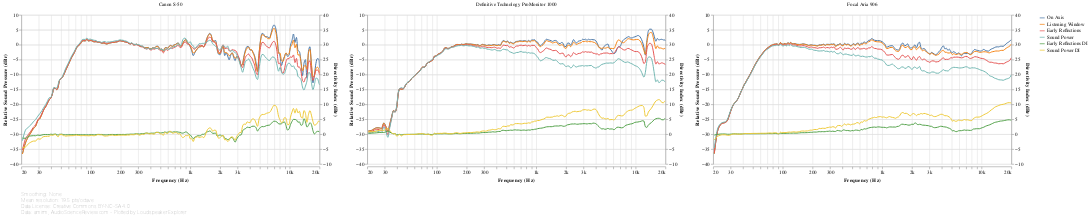

The code cell stored with this chart in its notebook:
### Markdown cell above
## Spinorama

The famous CEA/CTA-2034 charts, popularized by Dr. Floyd Toole. These provide a good summary of the measurements from a perceptual perspective. Speakers are presented side-by-side for easy comparison.

The curves that make up this chart are described in more detail in the following sections.

Remember:
 - **All the charts are interactive.** Use the mousewheel to zoom, and drag & drop to pan. Click on a legend entry to highlight a single response; hold shift to highlight multiple responses. Double-click to reset the view. (PROTIP: to quickly switch back and forth between speakers, select the speaker dropdown, then use the left-right arrow keys on your keyboard.)
 - **Charts will not be generated if the section they're under is folded while the notebook is running.** To manually load a chart after running the notebook, click on the square to the left of the *Show Code* button. Or simply use *Run all* again after unfolding the section.

### Code cell
#@markdown
conditional_chart(max_sidebyside_speaker_count, lambda: frequency_response_db_chart(
    speakers_fr_ready.pipe(lsx.pd.remap_columns, {
        ('CEA2034', 'On Axis'): 'On Axis',
        ('CEA2034', 'Listening Window'): 'Listening Window',
        ('CEA2034', 'Early Reflections'): 'Early Reflections',
        ('CEA2034', 'Sound Power'): 'Sound Power',
        ('Directivity Index', 'Early Reflections DI'): 'Early Reflections DI',
        ('Directivity Index', 'Sound Power DI'): 'Sound Power DI',
    }),
    lambda chart: lsx.util.pipe(chart
        .encode(key_color()),
        # To make the Y axes independent, `.resolve_scale()` has to be used *before
        # and after* `.facet()`. (In Vega terms, there needs to be a Resolve property
        # in *every* view composition specification.)
        #  - If the first `.resolve_scale()` is removed from the layer spec, the axes
        #    are not made independent.
        #  - If the second `.resolve_scale()` is removed from the facet spec, Vega
        #    throws a weird `Unrecognized scale name: "child_layer_0_y"` error.
        lambda chart: chart.resolve_scale(y='independent'),
        speaker_facet, speaker_input,
        lambda chart: chart.resolve_scale(y='independent')),
    lambda chart: alt.layer(
        lsx.util.pipe(lsx.alt.interactive_line(chart)
            .transform_filter(alt.FieldOneOfPredicate(field='key', oneOf=[
                'On Axis', 'Listening Window', 'Early Reflections', 'Sound Power']))
            .encode(sound_pressure_yaxis())),
        lsx.util.pipe(lsx.alt.interactive_line(chart)
            .transform_filter(alt.FieldOneOfPredicate(field='key', oneOf=[
                'Early Reflections DI', 'Sound Power DI']))
            .encode(directivity_index_yaxis(scale_domain=(-10, 40)))
            .interactive())),  # Required, otherwise only left axis scales.
    fold={},
    additional_tooltips=[alt.Tooltip('key', type='nominal', title='Response')],
    sidebyside=True))

### Figure 1 — Vega-Lite specification as saved in the notebook (floating-point values rounded to 4 significant figures; data arrays with more than 128 entries replaced by an {"elided": "..."} marker saying what was removed)
{"config": {"view": {"continuousWidth": 400, "continuousHeight": 300, "opacity": 0}}, "vconcat": [{"data": {"name": "data-c847cab285ac02257df083bc51c7458d"}, "facet": {"type": "nominal", "field": "speaker", "title": null}, "spec": {"layer": [{"layer": [{"mark": {"type": "line", "clip": true, "interpolate": "monotone"}, "encoding": {"opacity": {"condition": {"value": 1, "selection": "selector005"}, "value": 0.2}}, "selection": {"selector005": {"type": "multi", "encodings": ["color"], "bind": "legend"}, "selector010": {"type": "interval", "bind": "scales", "encodings": ["x", "y"]}, "selector011": {"type": "single", "fields": ["speaker"], "bind": {"input": "select", "options": [null, "Canon S-50", "Definitive Technology ProMonitor 1000", "Focal Aria 906"], "labels": ["All", "Canon S-50", "Definitive Technology ProMonitor 1000", "Focal Aria 906"], "name": "Speaker: "}}}}, {"mark": {"type": "circle", "clip": true, "size": 100}, "encoding": {"fillOpacity": {"condition": {"value": 0.3, "selection": "selector006"}, "value": 0}}, "selection": {"selector006": {"type": "single", "on": "mouseover", "clear": "mouseout", "empty": "none", "encodings": ["x", "y"]}}}], "encoding": {"y": {"type": "quantitative", "axis": {"grid": true}, "field": "value", "scale": {"domain": [-40, 10]}, "title": ["Relative Sound Pressure (dBr)"]}}, "transform": [{"filter": {"field": "key", "oneOf": ["On Axis", "Listening Window", "Early Reflections", "Sound Power"]}}]}, {"layer": [{"mark": {"type": "line", "clip": true, "interpolate": "monotone"}, "encoding": {"opacity": {"condition": {"value": 1, "selection": "selector007"}, "value": 0.2}}, "selection": {"selector007": {"type": "multi", "encodings": ["color"], "bind": "legend"}, "selector009": {"type": "interval", "bind": "scales", "encodings": ["x", "y"]}}}, {"mark": {"type": "circle", "clip": true, "size": 100}, "encoding": {"fillOpacity": {"condition": {"value": 0.3, "selection": "selector008"}, "value": 0}}, "selection": {"selector008": {"type": "single", "on": "mouseover", "clear": "mouseout", "empty": "none", "encodings": ["x", "y"]}}}], "encoding": {"y": {"type": "quantitative", "axis": {"grid": true}, "field": "value", "scale": {"domain": [-10, 40]}, "title": ["Directivity Index (dBr)"]}}, "transform": [{"filter": {"field": "key", "oneOf": ["Early Reflections DI", "Sound Power DI"]}}]}], "encoding": {"color": {"type": "nominal", "field": "key", "legend": {"symbolType": "stroke"}, "sort": null, "title": null}, "tooltip": [{"type": "nominal", "field": "key", "title": "Response"}, {"type": "quantitative", "field": "frequency", "format": ".03s", "title": "Frequency (Hz)"}, {"type": "quantitative", "field": "value", "format": ".2f", "title": "Value (dB)"}], "x": {"type": "quantitative", "axis": {"format": "s"}, "field": "frequency", "scale": {"base": 10, "domain": [20, 20000], "nice": false, "type": "log"}, "title": "Frequency (Hz)"}}, "height": 300, "resolve": {"scale": {"y": "independent"}}, "transform": [{"flatten": ["frequency", "On Axis", "Listening Window", "Early Reflections", "Sound Power", "Early Reflections DI", "Sound Power DI"]}, {"fold": ["On Axis", "Listening Window", "Early Reflections", "Sound Power", "Early Reflections DI", "Sound Power DI"]}], "width": 600}, "resolve": {"scale": {"y": "independent"}}, "transform": [{"filter": {"selection": "selector011"}}]}, {"mark": "text", "height": 1, "title": {"text": ["Smoothing: None", "Mean resolution: 19.5 pts/octave", "Data License: Creative Commons BY-NC-SA 4.0", "Data: amirm, AudioScienceReview.com - Plotted by Loudspeaker Explorer"], "anchor": "start", "color": "gray", "fontSize": 10, "fontWeight": "lighter"}, "width": 600}], "resolve": {"legend": {"color": "independent"}}, "$schema": "https://vega.github.io/schema/vega-lite/v4.8.1.json", "datasets": {"data-c847cab285ac02257df083bc51c7458d": [{"speaker": "Canon S-50", "frequency": {"elided": "194 float values"}, "On Axis": {"elided": "194 float values"}, "Listening Window": {"elided": "194 float values"}, "Early Reflections": {"elided": "194 float values"}, "Sound Power": {"elided": "194 float values"}, "Early Reflections DI": {"elided": "194 float values"}, "Sound Power DI": {"elided": "194 float values"}}, {"speaker": "Definitive Technology ProMonitor 1000", "frequency": {"elided": "194 float values"}, "On Axis": {"elided": "194 float values"}, "Listening Window": {"elided": "194 float values"}, "Early Reflections": {"elided": "194 float values"}, "Sound Power": {"elided": "194 float values"}, "Early Reflections DI": {"elided": "194 float values"}, "Sound Power DI": {"elided": "194 float values"}}, {"speaker": "Focal Aria 906", "frequency": {"elided": "194 float values"}, "On Axis": {"elided": "194 float values"}, "Listening Window": {"elided": "194 float values"}, "Early Reflections": {"elided": "194 float values"}, "Sound Power": {"elided": "194 float values"}, "Early Reflections DI": {"elided": "194 float values"}, "Sound Power DI": {"elided": "194 float values"}}]}}
